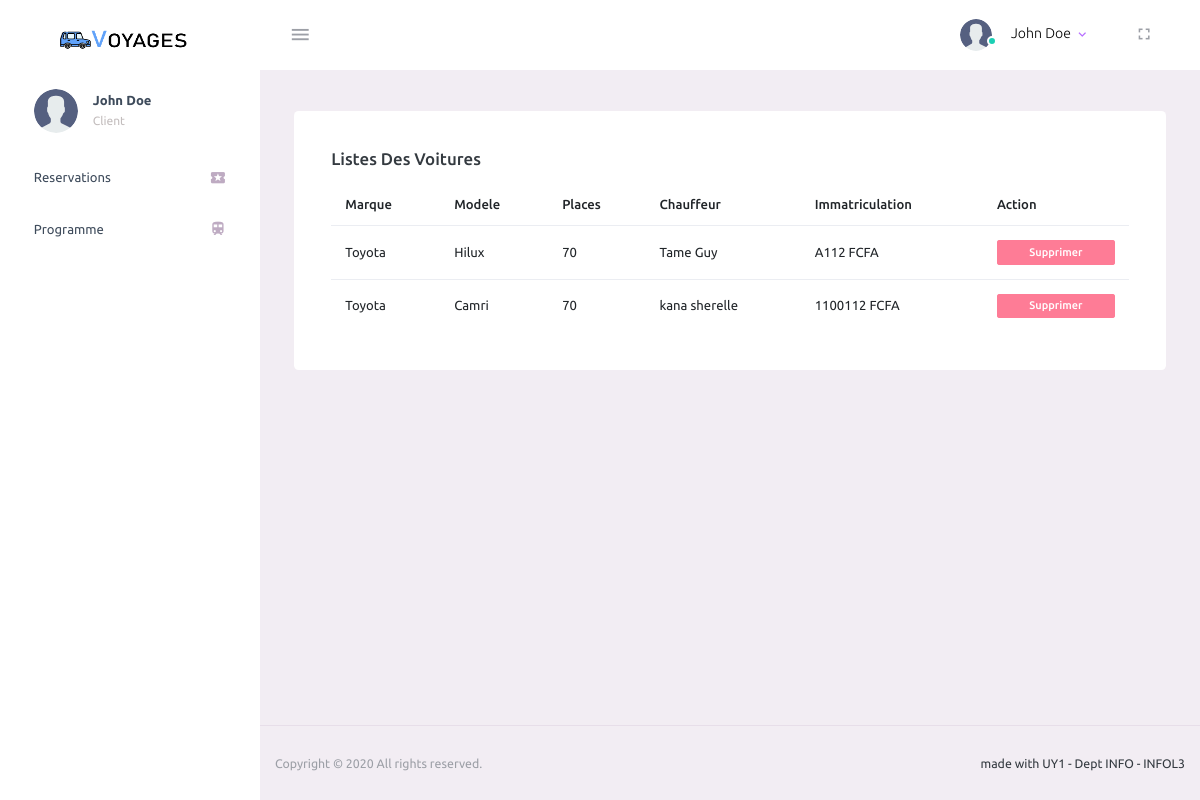
Page /voiture (signed in) on the earlier database version.
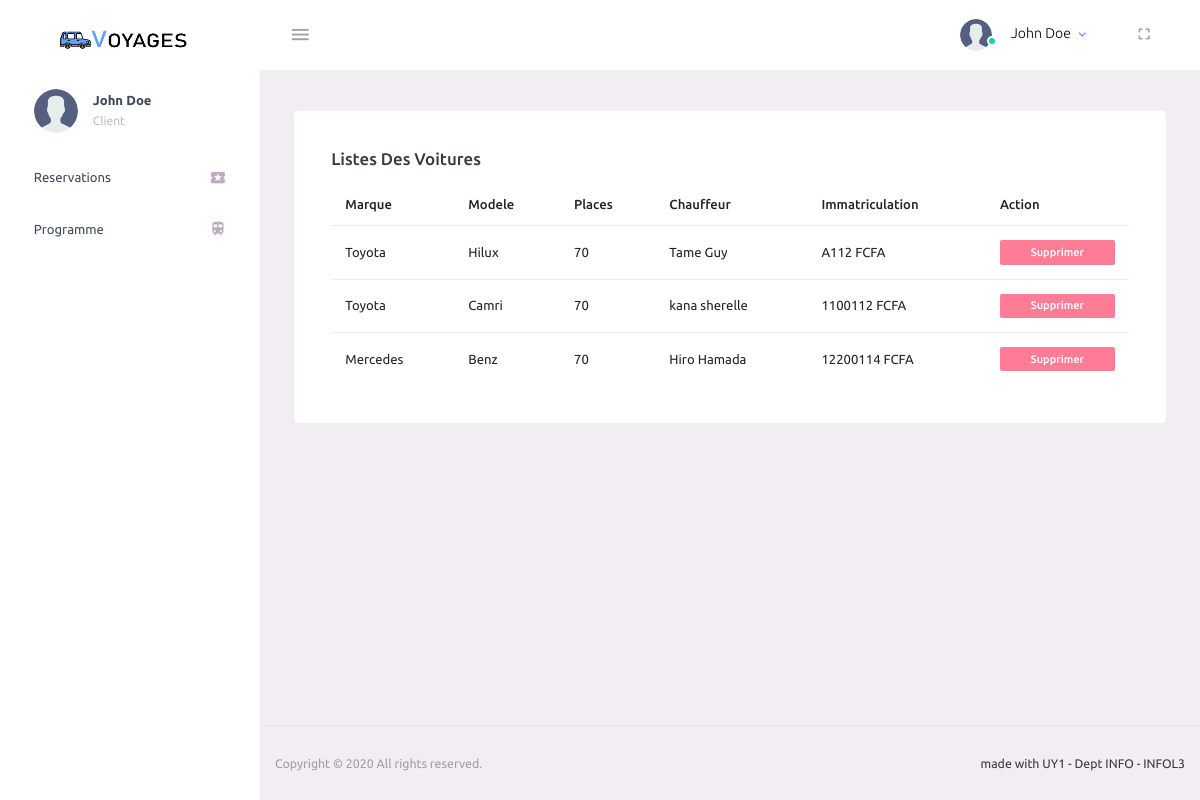
Same page on the later database version.
### taxi/models.py (models this page shows, shortened)
class Voiture(models.Model):
    chauffeur = models.OneToOneField(Employe, on_delete=models.SET_NULL, null=True, blank=True)
    marque = models.CharField(max_length=64)
    categorie = models.CharField(max_length=64)
    matricule = models.CharField(max_length=8, blank=False, null=False)
    places = models.IntegerField(default=70)
    places_occuper = models.IntegerField(default=0)
    created_at = models.DateTimeField('Created at', default=timezone.now)

class Employe(models.Model):
    user = models.OneToOneField(
        Utilisateur,
        on_delete=models.CASCADE
    )
    salaire = models.BigIntegerField(null=False, default='50000', )
    poste = models.CharField(max_length=32, null=False, choices=POSTE_CHOICES, default="CHAUFFEUR")
    date_embauche = models.DateField(default=timezone.now())
    def __str__(self):
        return self.user.get_full_name()

class Utilisateur(AbstractUser):
    username = None
    email = None
    code = models.CharField(max_length=64)
    telephone = models.CharField(max_length=64, unique=True)
    cni = models.CharField(max_length=64, unique=True)
    is_admin = models.BooleanField(default=False)
    objects = UserManager()
    REQUIRED_FIELDS = ['first_name', 'last_name', 'cni']
    USERNAME_FIELD = 'telephone'
    EMAIL_FIELD = 'telephone'

### taxi/views.py (the view)
# urls.py: path('voiture', views.voiture, name='voiture'),
@login_required
def voiture(request):
    voiture = Voiture.objects.all()
    return render(request, 'taxi/admin/voiture.html', {'voitures': voiture})

### taxi/templates/taxi/admin/voiture.html (shortened to what this page needs)
{% extends 'taxi/admin/base.html' %}
{% block content %}
    {% load static %}
    <div class="content-wrapper">
        <div class="row" id="proBanner">
            <div class="col-lg-12 grid-margin stretch-card">
                <div class="card">
                    <div class="card-body">
                        <h4 class="card-title"> Listes des voitures</h4>
                        <table class="table ">
                            <thead>
                            <tr>
                                <th> Marque</th>
                                <th> Modele</th>
                                <th> Places</th>
                                <th> Chauffeur</th>
                                <th> Immatriculation</th>
                                <th> Action</th>
                            </tr>
                            </thead>
                            <tbody>
                            {% for voiture in voitures %}
                                <tr>
                                    <td class="py-1">
                                        {{ voiture.marque }}
                                    </td>
                                    <td> {{ voiture.categorie }} </td>
                                    <td> {{ voiture.places }} </td>
                                    <td> {{ voiture.chauffeur }} </td>
                                    <td> {{ voiture.matricule}} FCFA</td>
                                    <td>
                                        <a href="{% url "voiture.supprimer" voiture.id %}"><label
                                                class="badge badge-danger col-sm-12">Supprimer</label></a>
                                    </td>
                                </tr>
                            {% endfor %}
                            </tbody>
                        </table>
                    </div>
                </div>
            </div>
        </div>
    </div>
{% endblock %}

Differences in the rows shown:
added Voiture: marque "Mercedes", categorie "Benz", places "70", chauffeur "Hiro Hamada", matricule "12200114"
